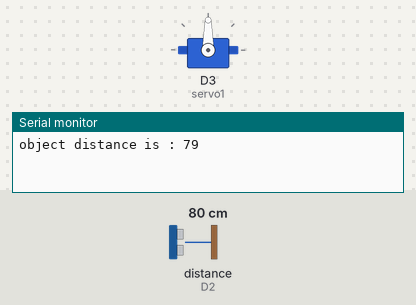
The sketch below on a simulated ESP8266 (NodeMCU). Shown: servo, the last lines printed to the serial monitor. Wiring (inferred from the names in the program): ultrasonic range finder: trigger D1; echo D2. Inputs (shaded band) come from the test bench; at power-on: distance to the obstacle (sensor on D2) 80 cm. The echo pulse lasts 58.3 µs per cm.

Above: at 0.1 s.
At 5.1 s:
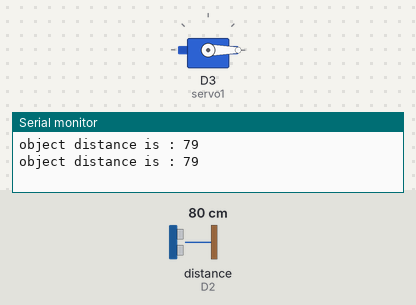
Timing chart, 0 to 6.6 s (numbered marks = the images above):
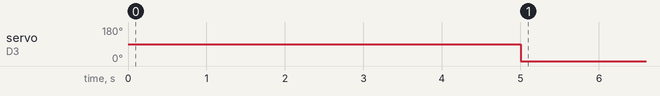

The sketch:

ultra_with_servo_program.ino
```cpp
#include <Servo.h>
Servo servo1;
int trigPin = D1;
int echoPin = D2;
long distance;
long duration;

void setup()
{
  servo1.attach(D3);
  pinMode(trigPin, OUTPUT);
  pinMode(echoPin, INPUT);
  Serial.begin(9600);
}

void loop()
{
  ultra();
  servo1.write(0);
  if(distance <= 10)
  {
    servo1.write(90);
  }
  else
  {
    servo1.write(0);
  }
}

void ultra()
{
  digitalWrite(trigPin, LOW);
  delayMicroseconds(2);
  digitalWrite(trigPin, HIGH);
  delayMicroseconds(10);
  digitalWrite(trigPin, LOW);
  duration = pulseIn(echoPin, HIGH);
  distance = duration*0.034/2;
  Serial.print("object distance is : ");
  Serial.println(distance);
  delay(5000);
}
```

Measured:
- by itself, servo on D3 (servo1): 90° → 0° at 5.0 s
